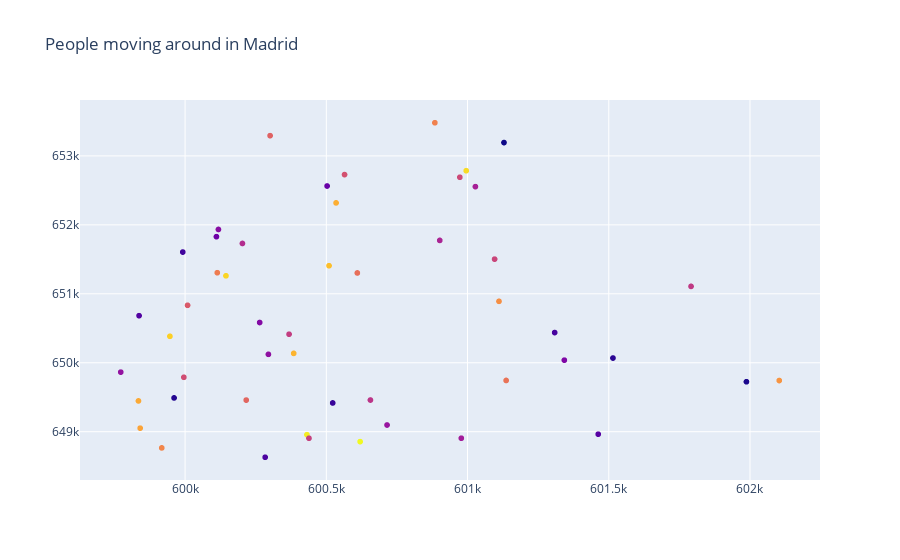

The cell this chart's notebook holds for it:
### Code cell
create_plot_madrid_test(sub_gdf,'People moving around in Madrid')

### Figure 1 — Plotly figure (JSON) as saved in the notebook; plotly's stock layout.template omitted (floating-point values rounded to 4 significant figures; data arrays with more than 128 entries replaced by an {"elided": "..."} marker saying what was removed)
{"data": [{"marker": {"color": {"elided": "527 int values"}}, "mode": "markers", "name": "People", "text": {"elided": "527 str values"}, "type": "scattergl", "x": {"elided": "527 float values"}, "y": {"elided": "527 float values"}}], "layout": {"title": {"text": "People moving around in Madrid"}}}
